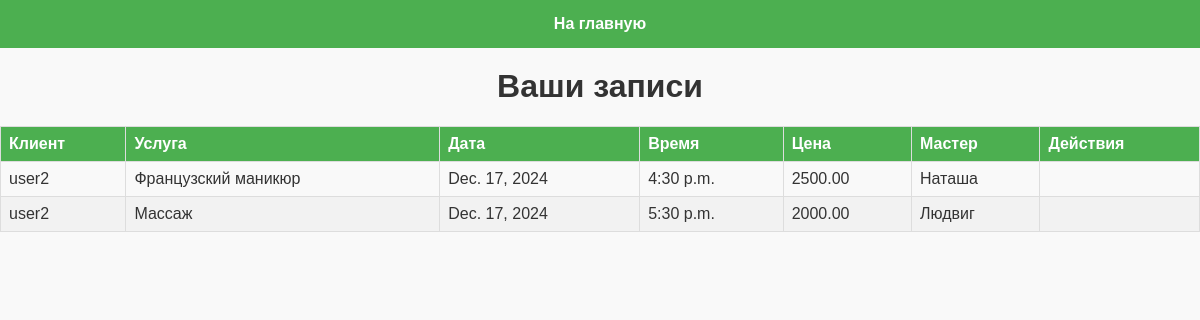
/view_appointments/ (signed in), run on the app's committed database.
### spa_salon_services/models.py (models this page shows, shortened)
class Appointment(models.Model):
    client = models.ForeignKey(User, on_delete=models.CASCADE, limit_choices_to={'is_staff': False})
    service = models.ForeignKey(SpaService, on_delete=models.CASCADE)
    staff_member = models.CharField(max_length=100, default='Неизвестный мастер')  # Значение по умолчанию для имени мастера
    appointment_date = models.DateField(null=True, default=None)  # Путь к исправлению проблемы с датой
    appointment_time = models.TimeField(null=True, default=None)  # Установка времени по умолчанию на 00:00
    price = models.DecimalField(max_digits=10, decimal_places=2, default=0.00)  # Значение по умолчанию для цены

class SpaService(models.Model):
    name = models.CharField(max_length=100)
    description = models.TextField()
    price = models.DecimalField(max_digits=10, decimal_places=2, default=0.00)  # Значение по умолчанию для цены
    duration = models.IntegerField(default=30)  # Значение по умолчанию для продолжительности в минутах
    service_type = models.CharField(max_length=100, default='Общий');  # Значение по умолчанию для типа услуги

### spa_salon_services/views.py (the view)
# urls.py: path('view_appointments/', views.view_appointments, name='view_appointments'),  # Для просмотра записей
@login_required
def view_appointments(request):
    if request.user.is_authenticated and request.user.profile.role == 'admin':
        appointments = Appointment.objects.all()
    else:
        appointments = Appointment.objects.filter(client=request.user)
    return render(request, 'services/view_appointments.html', {'appointments': appointments})

### spa_salon_services/templates/services/view_appointments.html (shortened to what this page needs)
{% load static %}
<!DOCTYPE html>
<html lang="ru">
<head>
    <link rel="stylesheet" href="{% static 'css/style_for_table.css' %}">
    <link rel="stylesheet" href="{% static 'css/style2.css' %}">
</head>
<body style="
    background-image: url('https://bogatyr.club/uploads/posts/2023-02/1675476878_bogatyr-club-p-pioni-svetlie-fon-vkontakte-1.jpg');
    background-size: cover;
    background-position: center;
    background-repeat: no-repeat;
    margin: 0; /* Убирает отступы по умолчанию */
    height: 100vh; /* Заставляет тело занимать всю высоту экрана */
">
<nav>
        <a href="{% url 'home' %}">На главную</a>
</nav>
    <h1>Ваши записи</h1>
    <table>
        <thead>
            <tr>
                <th>Клиент</th>
                <th>Услуга</th>
                <th>Дата</th>
                <th>Время</th>
                <th>Цена</th>
                <th>Мастер</th>
                <th>Действия</th>
            </tr>
        </thead>
        <tbody>
            {% for appointment in appointments %}
            <tr>
                <td>{{ appointment.client.username }}</td>
                <td>{{ appointment.service.name }}</td>
                <td>{{ appointment.appointment_date }}</td>
                <td>{{ appointment.appointment_time }}</td>
                <td>{{ appointment.price }}</td>
                <td>{{ appointment.staff_member }}</td>
                <td>
                </td>
            </tr>
            {% empty %}
            <tr>
                <td colspan="7">У вас нет записей.</td>
            </tr>
            {% endfor %}
        </tbody>
    </table>
</body>
</html>

### spa_salon_services/static/css/style_for_table.css (style rules this page uses)
table { width: 100%; border-collapse: collapse; margin: 20px 0; font-size: 1em; }
table thead { background-color: #4CAF50; color: white; }
table th, table td { border: 1px solid #ddd; padding: 8px; text-align: left; }
table tr:nth-child(even) { background-color: #f2f2f2; }
h1 { color: #333; }
a { color: #4CAF50; text-decoration: none; }

### spa_salon_services/static/css/style2.css (style rules this page uses)
body { font-family: Arial, sans-serif; background-color: #f9f9f9; margin: 0; padding: 0; color: #333; }
nav { background-color: #4CAF50; padding: 15px; text-align: center; }
nav a { margin: 0 15px; text-decoration: none; color: white; font-weight: bold; transition: background-color 0.3s; }
h1 { text-align: center; margin-top: 20px; }

### data on the page
Appointment: client.username "user2", service.name "Французский маникюр", appointment_date "Dec. 17, 2024", appointment_time "4:30 p.m.", price "2500.00", staff_member "Наташа"
Appointment: client.username "user2", service.name "Массаж", appointment_date "Dec. 17, 2024", appointment_time "5:30 p.m.", price "2000.00", staff_member "Людвиг"
